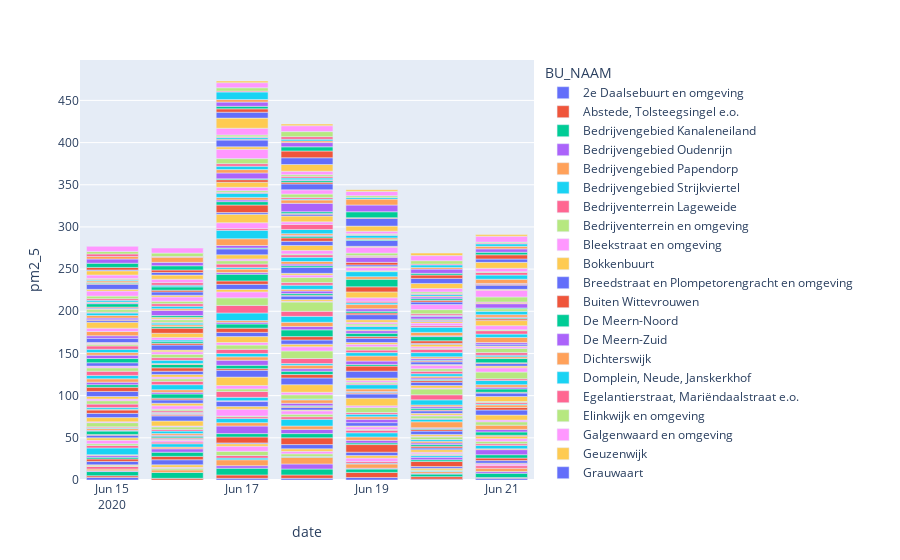

Source (notebook cell):
### Code cell
df = test[["BU_NAAM", "date", "pm2_5"]].groupby(["BU_NAAM", "date"]).count().reset_index()

fig = px.bar(df, x='date', y='pm2_5', color="BU_NAAM")
fig.show()
